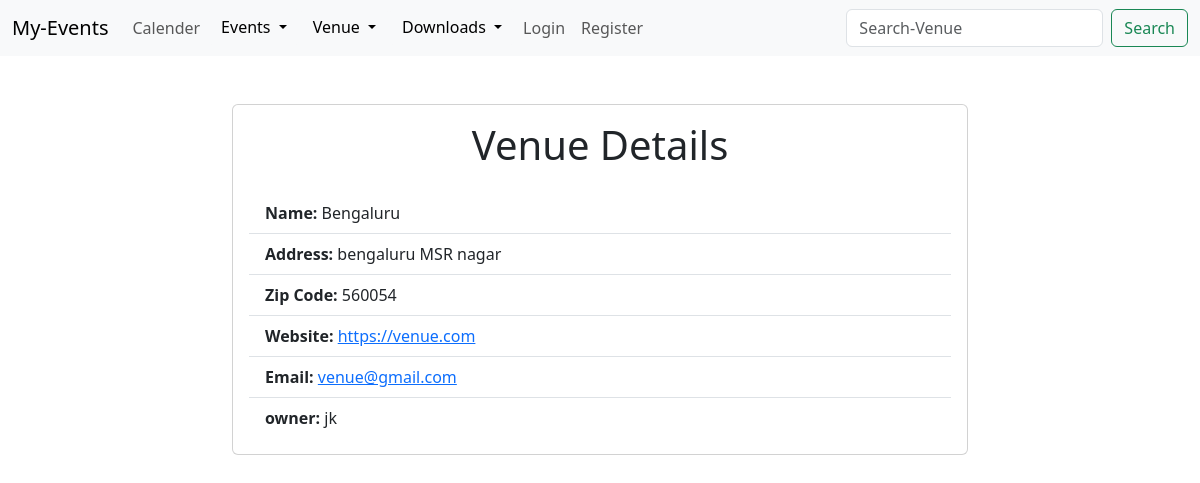
The page /venue_details/3 on the database its author committed.
### events/models.py (models this page shows, shortened)
class Venue(models.Model):
    name = models.CharField('Venue name',max_length= 100)
    address = models.CharField(max_length=300)
    zip_code = models.CharField('zip code',max_length= 100)
    web = models.URLField('website address')
    email_address = models.EmailField('Email')
    owner = models.IntegerField("venue owner",blank=False,default=1)
    image = models.ImageField("image",null=True,blank=True,upload_to="images/")

### events/views.py (the view)
# urls.py: path('venue_details/<venue_id>',views.venuedetails,name="venuedetailes"),
def venuedetails(req,venue_id):
    venue  = Venue.objects.get(pk = venue_id)
    venue_owner = User.objects.get(pk = venue.owner);
    return render(req, "events/venuedetails.html", {
        'venue':venue,
        'venue_owner':venue_owner,
    })

### events/templates/events/venuedetails.html
{% extends 'events/base.html' %}
{% block content %}
<div class="container mt-5">
  <div class="row justify-content-center">
    <div class="col-md-8">
      <div class="card">
        <div class="card-body">
          <h1 class="card-title text-center">Venue Details</h1>
          <ul class="list-group list-group-flush mt-4">
            <li class="list-group-item"><strong>Name:</strong> {{ venue.name }}</li>
            <li class="list-group-item"><strong>Address:</strong> {{ venue.address }}</li>
            <li class="list-group-item"><strong>Zip Code:</strong> {{ venue.zip_code }}</li>
            <li class="list-group-item"><strong>Website:</strong> <a href="{{ venue.web }}" target="_blank">{{ venue.web }}</a></li>
            <li class="list-group-item"><strong>Email:</strong> <a href="mailto:{{ venue.email_address }}">{{ venue.email_address }}</a></li>
            <li class="list-group-item"><strong>owner:</strong> {{ venue_owner }}</li>
          </ul>
        </div>
      </div>
    </div>
  </div>
</div>
{% endblock %}

### rows shown on the page
Venue: name "Bengaluru", address "bengaluru MSR nagar", zip_code "560054", web "https://venue.com", email_address "venue@gmail.com"

### other values the page prints
{{ venue_owner }} "jk"
